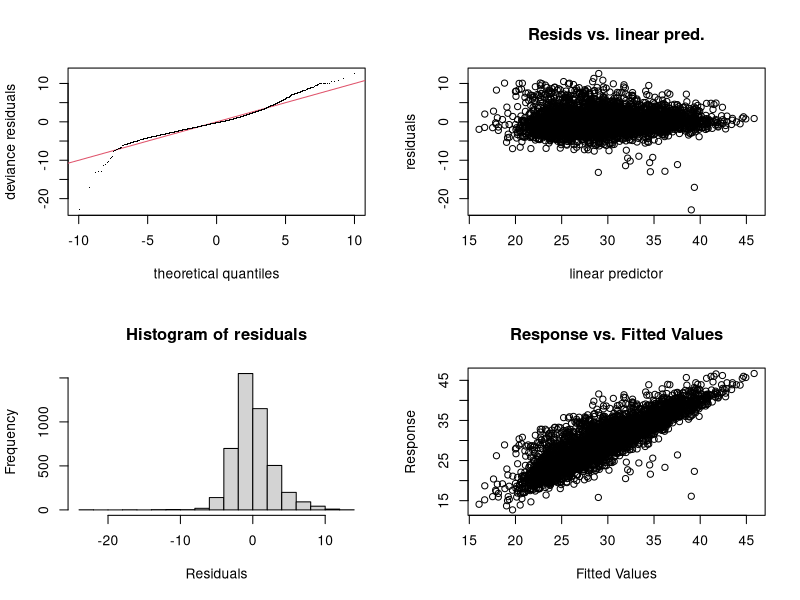
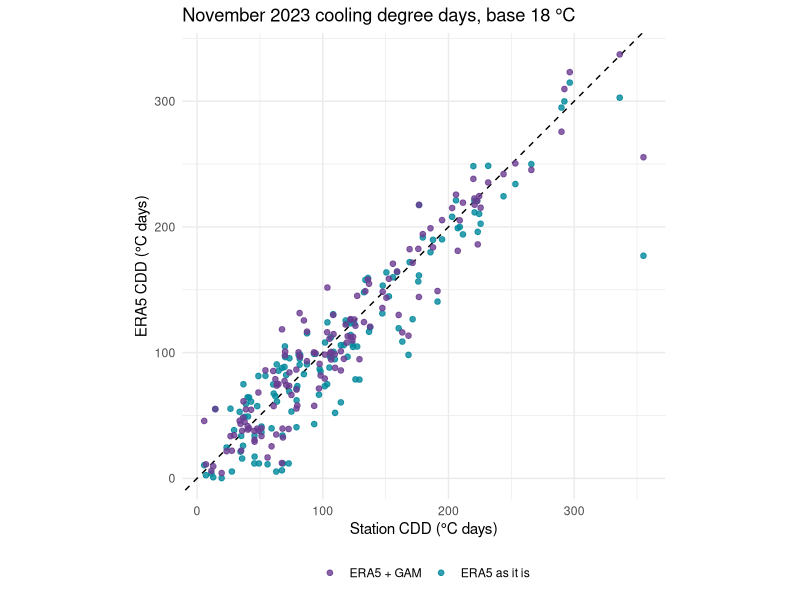
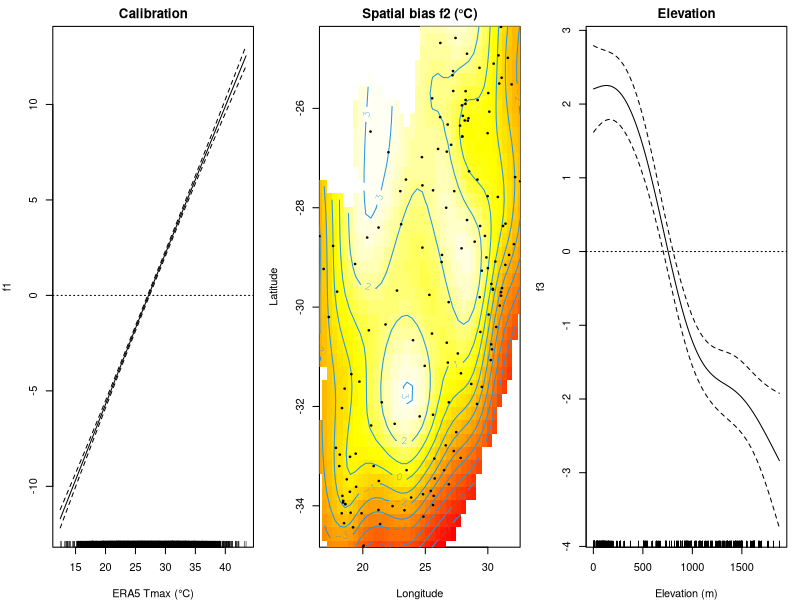
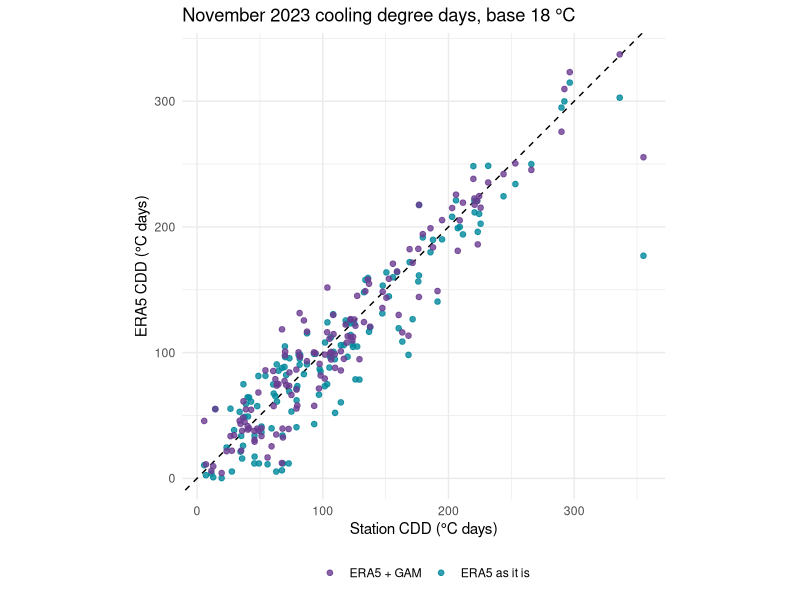

Source code (R) for these figures, in order:
# 06_gam_model.R
# A simple modelling example: can ERA5 stand in for the stations?
#
# One month of data, many stations. For station i on day t,
#
#   T_stn(i, t) = b0 + f1(T_ERA5(i, t)) + f2(lon_i, lat_i) + f3(elev_i) + e(i, t),
#   e(i, t) = rho e(i, t - 1) + u(i, t)
#
#   f1: calibration of the ERA5 value
#   f2: spatial pattern of the bias (coast, interior, terrain)
#   f3: elevation, since a 28 km grid cell smooths out hills and valleys
#
# Input: data/processed/station_era5_nov2023.csv from 05_visualise.R.

if (basename(getwd()) == "code") setwd("..")

library(mgcv)
library(ggplot2)

fig_dir <- "figures"
nwu <- c(purple = "#6C3D91", teal = "#00889C", grey = "#78848E")

dat <- read.csv(file.path("data", "processed", "station_era5_nov2023.csv"),
                colClasses = c(STNID = "character"))
dat$date <- as.Date(dat$date)

# 1. Fit -------------------------------------------------------------------------------------------
fit_dat <- dat[!is.na(dat$tmax_stn) & !is.na(dat$tmax_era5) & !is.na(dat$elev), ]
fit_dat <- fit_dat[order(fit_dat$STNID, fit_dat$date), ]
# The AR(1) process restarts at each station and after every gap
fit_dat$start <- c(TRUE, fit_dat$STNID[-1] != fit_dat$STNID[-nrow(fit_dat)] |
                         diff(fit_dat$date) != 1)

f <- tmax_stn ~ s(tmax_era5) + s(lon, lat, k = 30) + s(elev, k = 5)

m0  <- gam(f, data = fit_dat, method = "REML")
r0  <- residuals(m0)
rho <- cor(r0[-1][!fit_dat$start[-1]], r0[-nrow(fit_dat)][!fit_dat$start[-1]])  # lag 1, within stations

m1 <- bam(f, data = fit_dat, rho = rho, AR.start = fit_dat$start)
summary(m1)
gam.check(m1)
# A low k-index here mostly reflects that days of the same station resemble each
# other (local effects the smooths cannot see); doubling k changes little.
round(c(stations = length(unique(fit_dat$STNID)), days = nrow(fit_dat), rho = rho,
        deviance_explained = summary(m1)$dev.expl), 3)

pdf(file.path(fig_dir, "gam_smooths.pdf"), width = 10, height = 3.4)
par(mfrow = c(1, 3), mar = c(4, 4, 2, 1))
plot(m1, select = 1, shade = TRUE, seWithMean = TRUE, scale = 0,
     xlab = "ERA5 Tmax (\u00b0C)", ylab = "f1", main = "Calibration")
abline(h = 0, lty = 3)
plot(m1, select = 2, scheme = 2, too.far = 0.1, xlab = "Longitude", ylab = "Latitude",
     main = "Spatial bias f2 (\u00b0C)")
points(unique(fit_dat[c("lon", "lat")]), pch = 20, cex = 0.5)
plot(m1, select = 3, shade = TRUE, seWithMean = TRUE, scale = 0,
     xlab = "Elevation (m)", ylab = "f3", main = "Elevation")
abline(h = 0, lty = 3)
dev.off()

# 2. Validation: leave stations out ----------------------------------------------------------------
# Can the model predict at a place without a station? Hold out whole stations,
# five groups in turn, and compare with using ERA5 as it is.
set.seed(1)
ids   <- unique(fit_dat$STNID)
group <- setNames(sample(rep(1:5, length.out = length(ids))), ids)

cv <- do.call(rbind, lapply(1:5, function(k) {
  test  <- group[fit_dat$STNID] == k
  train <- fit_dat[!test, ]
  # inside a function, refer to the column by name: bam() looks AR.start up in the data
  m <- bam(f, data = train, rho = rho, AR.start = start)
  o <- fit_dat$tmax_stn[test]
  data.frame(fold = k, stations = sum(group == k),
             rmse_era5 = sqrt(mean((fit_dat$tmax_era5[test] - o)^2)),
             rmse_gam  = sqrt(mean((predict(m, fit_dat[test, ]) - o)^2)))
}))
cv
colMeans(cv[, c("rmse_era5", "rmse_gam")])

# 3. From temperatures to a financial quantity ---------------------------------------------------
# November cooling degree days per station, CDD = sum(max(0, Tmean - 18)), from the
# station, from ERA5 as it is, and from ERA5 calibrated with the same model for the
# daily mean. Only days with a station value count, so all three cover the same days.
mdat <- dat[!is.na(dat$tmean_stn) & !is.na(dat$tmean_era5) & !is.na(dat$elev), ]
mdat <- mdat[order(mdat$STNID, mdat$date), ]
mdat$start <- c(TRUE, mdat$STNID[-1] != mdat$STNID[-nrow(mdat)] | diff(mdat$date) != 1)
fm <- tmean_stn ~ s(tmean_era5) + s(lon, lat, k = 30) + s(elev, k = 5)
mm <- bam(fm, data = mdat, rho = rho, AR.start = mdat$start)
mdat$tmean_gam <- predict(mm, mdat)

cdd <- function(x) sum(pmax(0, x - 18))
by_stn <- data.frame(
  STNID     = sort(unique(mdat$STNID)),
  station   = as.numeric(tapply(mdat$tmean_stn,  mdat$STNID, cdd)),
  era5      = as.numeric(tapply(mdat$tmean_era5, mdat$STNID, cdd)),
  era5_gam  = as.numeric(tapply(mdat$tmean_gam,  mdat$STNID, cdd)),
  days      = as.integer(table(mdat$STNID)))
by_stn <- by_stn[by_stn$days >= 25, ]             # stations with (nearly) the whole month

# Basis: mean absolute difference between the station index and each ERA5 version
round(c(era5 = mean(abs(by_stn$era5 - by_stn$station)),
        era5_gam = mean(abs(by_stn$era5_gam - by_stn$station))), 1)

cdd_long <- rbind(data.frame(station = by_stn$station, era5 = by_stn$era5, version = "ERA5 as it is"),
                  data.frame(station = by_stn$station, era5 = by_stn$era5_gam, version = "ERA5 + GAM"))
p_cdd <- ggplot(cdd_long, aes(station, era5, colour = version)) +
  geom_abline(linetype = "dashed") +
  geom_point(size = 1.6, alpha = 0.8) +
  scale_colour_manual(values = c(`ERA5 as it is` = unname(nwu["teal"]),
                                 `ERA5 + GAM` = unname(nwu["purple"]))) +
  coord_equal() +
  labs(x = "Station CDD (\u00b0C days)", y = "ERA5 CDD (\u00b0C days)", colour = NULL,
       title = "November 2023 cooling degree days, base 18 \u00b0C") +
  theme_minimal(base_size = 11) +
  theme(legend.position = "bottom")
p_cdd
ggsave(file.path(fig_dir, "cdd_station_vs_era5.pdf"), p_cdd, width = 4.8, height = 4.8)
